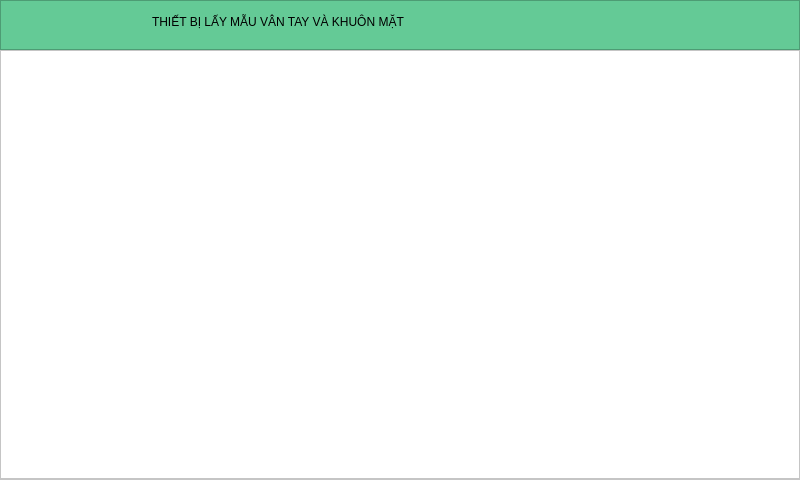
<?xml version="1.0" encoding="UTF-8"?>
<ui version="4.0">
 <class>Frame_containMainWindow</class>
 <widget class="QFrame" name="Frame_containMainWindow">
  <property name="geometry">
   <rect>
    <x>0</x>
    <y>0</y>
    <width>800</width>
    <height>480</height>
   </rect>
  </property>
  <property name="windowTitle">
   <string>Frame</string>
  </property>
  <property name="styleSheet">
   <string notr="true">background-color: rgb(255, 255, 255);</string>
  </property>
  <property name="frameShape">
   <enum>QFrame::StyledPanel</enum>
  </property>
  <property name="frameShadow">
   <enum>QFrame::Raised</enum>
  </property>
  <widget class="QFrame" name="frame_containLogoAndDeviceName">
   <property name="geometry">
    <rect>
     <x>0</x>
     <y>0</y>
     <width>800</width>
     <height>50</height>
    </rect>
   </property>
   <property name="styleSheet">
    <string notr="true">background-color: rgb(100, 202, 150);</string>
   </property>
   <property name="frameShape">
    <enum>QFrame::StyledPanel</enum>
   </property>
   <property name="frameShadow">
    <enum>QFrame::Raised</enum>
   </property>
   <widget class="QLabel" name="labe_thietBiLayMauVanTayVV">
    <property name="geometry">
     <rect>
      <x>152</x>
      <y>4</y>
      <width>517</width>
      <height>35</height>
     </rect>
    </property>
    <property name="styleSheet">
     <string notr="true">font: 75 BOLD 16pt &quot;Ubuntu&quot;;</string>
    </property>
    <property name="text">
     <string>THIẾT BỊ LẤY MẪU VÂN TAY VÀ KHUÔN MẶT</string>
    </property>
   </widget>
   <widget class="QLabel" name="label_logo">
    <property name="geometry">
     <rect>
      <x>680</x>
      <y>10</y>
      <width>99</width>
      <height>29</height>
     </rect>
    </property>
    <property name="text">
     <string/>
    </property>
    <property name="pixmap">
     <pixmap>../../.designer/icon/logo_.png</pixmap>
    </property>
   </widget>
  </widget>
  <widget class="QFrame" name="frame">
   <property name="geometry">
    <rect>
     <x>0</x>
     <y>50</y>
     <width>800</width>
     <height>429</height>
    </rect>
   </property>
   <property name="frameShape">
    <enum>QFrame::StyledPanel</enum>
   </property>
   <property name="frameShadow">
    <enum>QFrame::Raised</enum>
   </property>
  </widget>
 </widget>
 <resources/>
 <connections/>
</ui>
